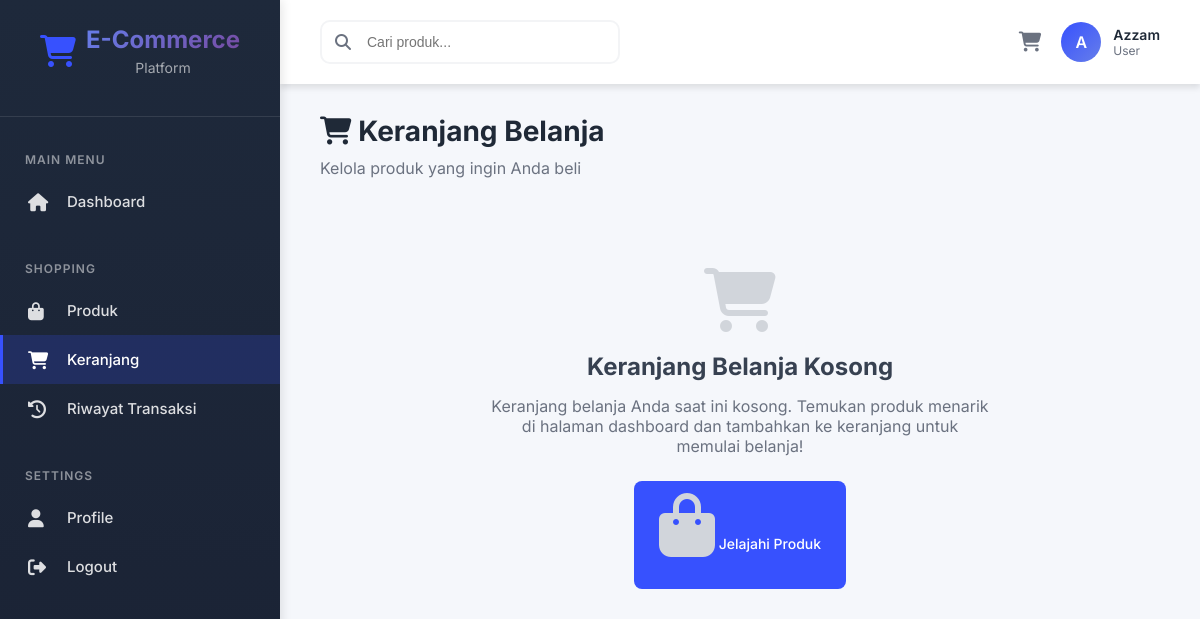
Screenshot of /User/keranjang.php (signed in) with the database file from the repository.
### tables this page shows
CREATE TABLE `users` (
  `id` int(11) NOT NULL,
  `full_name` varchar(100) NOT NULL,
  `email` varchar(100) NOT NULL,
  `phone` varchar(20) DEFAULT NULL,
  `address` text DEFAULT NULL,
  `profile_picture` varchar(255) DEFAULT NULL,
  `password` varchar(255) NOT NULL,
  `role` enum('user','petugas','admin') DEFAULT 'user',
  `balance` decimal(10,2) DEFAULT 0.00,
  `status` enum('active','inactive') DEFAULT 'active',
  `created_at` timestamp NOT NULL DEFAULT current_timestamp(),
  `updated_at` timestamp NOT NULL DEFAULT current_timestamp() ON UPDATE current_timestamp()
);

### User/keranjang.php (the view, shortened to what this page needs)
<?php
require_once '../config.php';
try {
    $stmt = $conn->prepare("SELECT * FROM users WHERE id = :id");
    $stmt->execute(['id' => $_SESSION['user_id']]);
    $current_user = $stmt->fetch();
    $stmt = $conn->prepare("
        SELECT c.*, p.name, p.price, p.image, p.stock, p.status, cat.name as category_name
        FROM cart c
        JOIN products p ON c.product_id = p.id
        LEFT JOIN categories cat ON p.category_id = cat.id
        WHERE c.user_id = :user_id AND p.status = 'active' AND p.stock > 0
        ORDER BY c.created_at DESC
    ");
    $stmt->execute(['user_id' => $_SESSION['user_id']]);
    $cart_items = $stmt->fetchAll();
    $total_price = 0;
} catch(PDOException $e) {
    $cart_items = [];
    $total_price = 0;
    $cart_count = 0;
}
?>
<!DOCTYPE html>
<html lang="id">
<head>
    <link rel="stylesheet" href="https://cdnjs.cloudflare.com/ajax/libs/font-awesome/6.4.0/css/all.min.css">
</head>
<body>
    <div class="sidebar">
        <div class="sidebar-header">
            <div class="logo">
                <i class="fas fa-shopping-cart logo-icon"></i>
                <div>
                    <div class="logo-text">E-Commerce</div>
                    <div class="logo-subtext">Platform</div>
                </div>
            </div>
        </div>
        <div class="sidebar-menu">
            <div class="menu-section">
                <div class="menu-title">Main Menu</div>
                <a href="user_dashboard.php" class="menu-item">
                    <i class="fas fa-home menu-icon"></i>
                    <span class="menu-text">Dashboard</span>
                </a>
            </div>
            <div class="menu-section">
                <div class="menu-title">Shopping</div>
                <a href="user_dashboard.php" class="menu-item">
                    <i class="fas fa-shopping-bag menu-icon"></i>
                    <span class="menu-text">Produk</span>
                </a>
                <a href="keranjang.php" class="menu-item active">
                    <i class="fas fa-shopping-cart menu-icon"></i>
                    <span class="menu-text">Keranjang</span>
                </a>
                <a href="riwayat_transaksi.php" class="menu-item">
                    <i class="fas fa-history menu-icon"></i>
                    <span class="menu-text">Riwayat Transaksi</span>
                </a>
            </div>
            <div class="menu-section">
                <div class="menu-title">Settings</div>
                <a href="profile_user.php" class="menu-item">
                    <i class="fas fa-user menu-icon"></i>
                    <span class="menu-text">Profile</span>
                </a>
                <a href="../Auth/logout.php" class="menu-item">
                    <i class="fas fa-sign-out-alt menu-icon"></i>
                    <span class="menu-text">Logout</span>
                </a>
            </div>
        </div>
    </div>
    <div class="main-content">
        <div class="header">
            <div class="header-left">
                <div class="search-bar">
                    <i class="fas fa-search"></i>
                    <input type="text" placeholder="Cari produk...">
                </div>
            </div>
            <div class="header-right">
                <div class="cart-icon" onclick="window.location.href='keranjang.php'">
                    <i class="fas fa-shopping-cart"></i>
                </div>
                <div class="user-profile" onclick="window.location.href='profile_user.php'">
                    <div class="avatar">
                        <?php if($current_user['profile_picture'] && file_exists('../uploads/profiles/' . $current_user['profile_picture'])): ?>
                            <img src="../uploads/profiles/<?php echo $current_user['profile_picture']; ?>" alt="Profile">
                        <?php else: ?>
                            <?php echo strtoupper(substr($current_user['full_name'], 0, 1)); ?>
                        <?php endif; ?>
                    </div>
                    <div class="user-info">
                        <div class="user-name"><?php echo $current_user['full_name']; ?></div>
                        <div class="user-role"><?php echo ucfirst($current_user['role']); ?></div>
                    </div>
                </div>
            </div>
        </div>
        <div class="dashboard-content">
            <h1 class="page-title"><i class="fas fa-shopping-cart"></i> Keranjang Belanja</h1>
            <p class="page-subtitle">Kelola produk yang ingin Anda beli</p>
            <?php if(count($cart_items) > 0): ?>
                <div class="cart-container">
                    <div class="cart-header">
                        <div class="cart-title">Produk di Keranjang</div>
                        <div class="cart-count"><?php echo count($cart_items); ?> produk</div>
                    </div>
                    <div class="cart-items">
<?php foreach($cart_items as $item): ?>
    <div class="cart-item">
        <div class="cart-image">
            <?php if($item['image'] && file_exists('../uploads/products/' . $item['image'])): ?>
                <img src="../uploads/products/<?php echo $item['image']; ?>" alt="<?php echo $item['name']; ?>" style="width: 100%; height: 100%; object-fit: cover; border-radius: 8px;">
            <?php else: ?>
                <i class="fas fa-box"></i>
            <?php endif; ?>
        </div>
        <div class="cart-item-info">
            <div class="cart-item-title"><?php echo $item['name']; ?></div>
            <div class="cart-item-price">Rp<?php echo number_format($item['price'], 0, ',', '.'); ?></div>
            <div class="cart-item-stock <?php echo $item['stock'] < 5 ? ($item['stock'] == 0 ? 'out' : 'low') : ''; ?>">
                <?php echo $item['stock']; ?> pcs tersedia
            </div>
        </div>
        <div class="cart-item-actions">
            <div class="quantity-control">
                <button class="quantity-btn" onclick="updateQuantity(<?php echo $item['product_id']; ?>, -1)">-</button>
                <input type="number" class="quantity-input" value="<?php echo $item['quantity']; ?>" min="1" max="<?php echo $item['stock']; ?>" onchange="updateQuantityManual(<?php echo $item['product_id']; ?>, this.value)">
                <button class="quantity-btn" onclick="updateQuantity(<?php echo $item['product_id']; ?>, 1)">+</button>
            </div>
            <button class="remove-btn" onclick="removeFromCart(<?php echo $item['product_id']; ?>)">
                <i class="fas fa-trash"></i> Hapus
            </button>
        </div>
    </div>
<?php endforeach; ?>
                    </div>
                </div>
                <div class="cart-summary">
                    <div class="summary-title">Ringkasan Pesanan</div>
                    <div class="summary-row">
                        <span>Total Produk</span>
                        <span><?php echo count($cart_items); ?> item</span>
                    </div>
                    <div class="summary-row">
                        <span>Subtotal</span>
                        <span>Rp<?php echo number_format($total_price, 0, ',', '.'); ?></span>
                    </div>
                    <div class="summary-row">
                        <span>Ongkos Kirim</span>
                        <span>Rp15.000</span>
                    </div>
                    <div class="summary-total">
                        <span>Total</span>
                        <span>Rp<?php echo number_format($total_price + 15000, 0, ',', '.'); ?></span>
                    </div>
                    <button class="checkout-btn" onclick="checkout()">
                        <i class="fas fa-shopping-checkout"></i> Lanjut ke Checkout
                    </button>
                    <a href="user_dashboard.php" class="continue-shopping">
                        <i class="fas fa-arrow-left"></i> Lanjut Belanja
                    </a>
                </div>
            <?php else: ?>
                <div class="empty-cart">
                    <i class="fas fa-shopping-cart"></i>
                    <h3>Keranjang Belanja Kosong</h3>
                    <p>Keranjang belanja Anda saat ini kosong. Temukan produk menarik di halaman dashboard dan tambahkan ke keranjang untuk memulai belanja!</p>
                    <a href="user_dashboard.php" class="btn">
                        <i class="fas fa-shopping-bag"></i> Jelajahi Produk
                    </a>
                </div>
            <?php endif; ?>
        </div>
    </div>
</body>
</html>

### User/keranjang.php (style rules this page uses)
* { margin: 0; padding: 0; box-sizing: border-box; }
:root { --primary: #3751fe; --primary-dark: #2d43d9; --secondary: #667eea; --success: #10b981; --warning: #f59e0b; --danger: #ef4444; --dark: #1f2937; --gray: #6b7280; --light-gray: #f3f4f6; --white: #ffffff; --sidebar-bg: #1e293b; --sidebar-hover: #334155; --card-bg: #ffffff; --shadow: 0 4px 6px rgba(0, 0, 0, 0.1); --shadow-lg: 0 10px 25px rgba(0, 0, 0, 0.15); }
body { font-family: 'Inter', sans-serif; background-color: #f5f7fb; display: flex; min-height: 100vh; }
.sidebar { width: 280px; background: linear-gradient(180deg, var(--sidebar-bg) 0%, #1a2234 100%); color: var(--white); position: fixed; height: 100vh; overflow-y: auto; transition: all 0.3s; box-shadow: 2px 0 10px rgba(0, 0, 0, 0.1); z-index: 1000; }
.sidebar-header { padding: 25px 20px; border-bottom: 1px solid rgba(255, 255, 255, 0.1); text-align: center; }
.logo { display: flex; align-items: center; justify-content: center; gap: 10px; margin-bottom: 15px; }
.logo-icon { font-size: 32px; color: var(--primary); }
.logo-text { font-family: 'Inter', sans-serif; font-size: 24px; font-weight: 700; background: linear-gradient(135deg, #667eea 0%, #764ba2 100%); -webkit-background-clip: text; -webkit-text-fill-color: transparent; background-clip: text; }
.logo-subtext { font-size: 14px; color: rgba(255, 255, 255, 0.6); margin-top: 5px; }
.sidebar-menu { padding: 20px 0; }
.menu-section { margin-bottom: 20px; }
.menu-title { padding: 15px 25px 10px; font-size: 12px; text-transform: uppercase; letter-spacing: 1px; color: rgba(255, 255, 255, 0.5); font-weight: 600; }
.menu-item { display: flex; align-items: center; padding: 15px 25px; color: rgba(255, 255, 255, 0.85); text-decoration: none; transition: all 0.3s; border-left: 3px solid transparent; }
.menu-item.active { background: rgba(55, 81, 254, 0.2); color: var(--white); border-left-color: var(--primary); }
.menu-icon { width: 24px; margin-right: 15px; font-size: 18px; }
.menu-text { flex: 1; font-size: 15px; font-weight: 500; }
.main-content { flex: 1; margin-left: 280px; transition: all 0.3s; }
.header { background: var(--white); padding: 20px 40px; box-shadow: var(--shadow); display: flex; justify-content: space-between; align-items: center; position: sticky; top: 0; z-index: 999; }
.header-left { display: flex; align-items: center; gap: 20px; }
.search-bar { position: relative; }
.search-bar input { padding: 12px 20px 12px 45px; border: 2px solid var(--light-gray); border-radius: 10px; width: 300px; font-size: 14px; transition: all 0.3s; }
.search-bar i { position: absolute; left: 15px; top: 50%; transform: translateY(-50%); color: var(--gray); font-size: 16px; }
.header-right { display: flex; align-items: center; gap: 20px; }
.cart-icon { position: relative; cursor: pointer; }
.cart-icon i { font-size: 20px; color: var(--gray); }
.user-profile { display: flex; align-items: center; gap: 12px; cursor: pointer; }
.avatar { width: 40px; height: 40px; border-radius: 50%; background: linear-gradient(135deg, var(--primary) 0%, var(--secondary) 100%); display: flex; align-items: center; justify-content: center; color: var(--white); font-weight: 600; font-size: 16px; overflow: hidden; }
.user-info { display: flex; flex-direction: column; }
.user-name { font-weight: 600; font-size: 14px; color: var(--dark); }
.user-role { font-size: 12px; color: var(--gray); }
.dashboard-content { padding: 30px 40px; }
.page-title { font-size: 28px; font-weight: 700; color: var(--dark); margin-bottom: 10px; }
.page-subtitle { color: var(--gray); font-size: 16px; margin-bottom: 30px; }
.empty-cart { text-align: center; padding: 60px 20px; }
.empty-cart i { font-size: 64px; color: #d1d5db; margin-bottom: 20px; }
.empty-cart h3 { color: #374151; font-size: 24px; margin-bottom: 15px; }
.empty-cart p { color: #6b7280; margin-bottom: 25px; max-width: 500px; margin-left: auto; margin-right: auto; }
.btn { display: inline-block; padding: 12px 25px; background: #3751fe; color: white; text-decoration: none; border-radius: 8px; font-weight: 500; transition: all 0.3s; border: none; cursor: pointer; font-size: 14px; }

### rows the page displays
users: full_name "A", full_name "Azzam", role "User"
